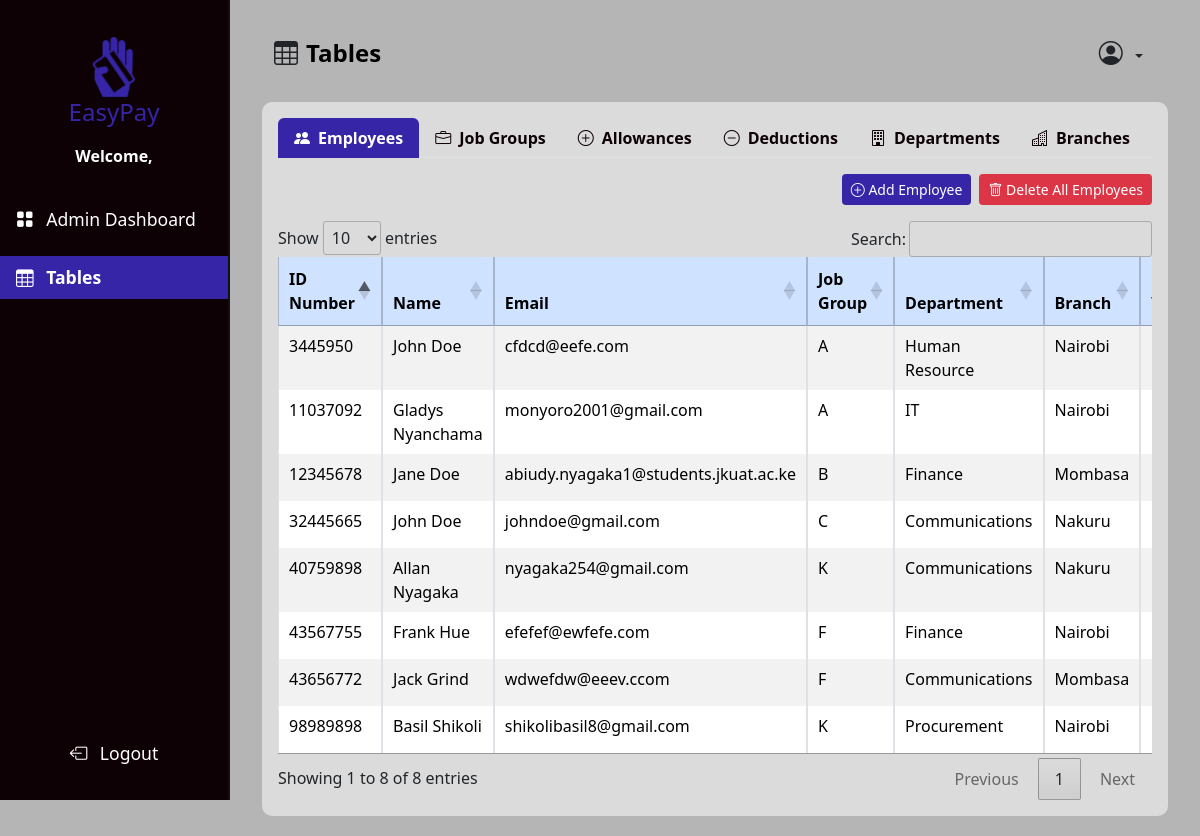
Before: /admin_tables/ with the older database file.
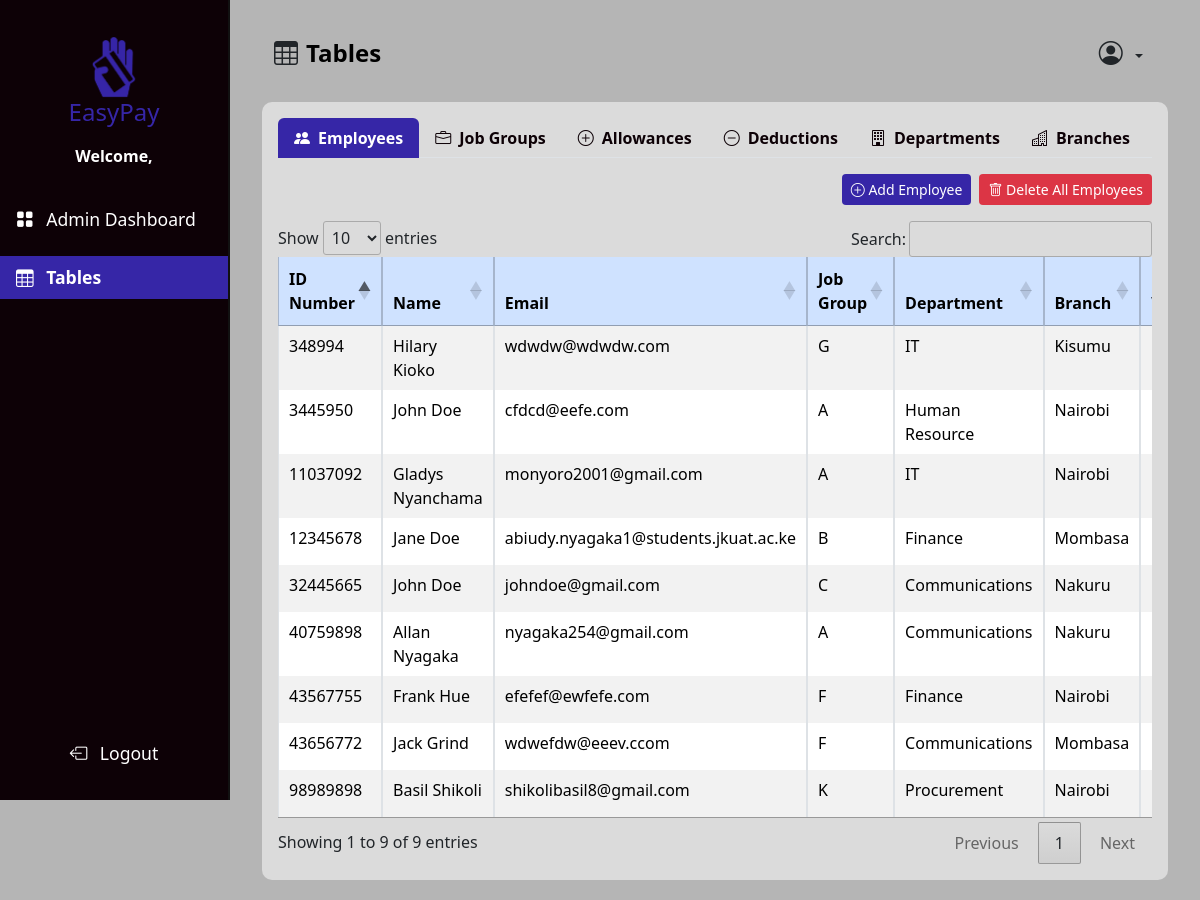
After: the same page with the newer database file.
### management/models.py (models this page shows, shortened)
class Employee(models.Model):
    id_number = models.CharField(max_length=100, unique=True)
    first_name = models.CharField(max_length=50)
    last_name = models.CharField(max_length=50)
    email = models.EmailField(unique=True)
    job_group = models.ForeignKey(JobGroup, on_delete=models.SET_NULL, null=True)
    department = models.ForeignKey(Department, on_delete=models.SET_NULL, null=True)
    branch = models.ForeignKey(Branch, on_delete=models.SET_NULL, null=True)
    verified = models.BooleanField(default=False)
    user = models.OneToOneField(User, null=True, blank=True, on_delete=models.CASCADE)

class JobGroup(models.Model):
    name = models.CharField(max_length=100)
    base_salary = models.DecimalField(max_digits=11, decimal_places=2, default=0)
    allowances = models.ManyToManyField(
        Allowance, through="JobGroupAllowance", related_name="job_groups"
    )
    deductions = models.ManyToManyField(
        Deduction, through="JobGroupDeduction", related_name="job_groups"
    )

class Department(models.Model):
    name = models.CharField(max_length=100)

class Branch(models.Model):
    name = models.CharField(max_length=100)
    address = models.CharField(max_length=255)

### management/views.py (the view)
# urls.py: path("admin_tables/", management_views.admin_tables, name="admin_tables"),
def admin_tables(request):
    employees = Employee.objects.select_related(
        "job_group", "department", "branch"
    ).all()
    job_groups = JobGroup.objects.all()
    departments = Department.objects.all()
    branches = Branch.objects.all()
    users = User.objects.all()
    allowances = Allowance.objects.all()
    deductions = Deduction.objects.all()
    job_group_data = []
    for job_group in job_groups:
        job_group_id = job_group.id
        job_group_allowances = JobGroupAllowance.objects.filter(job_group=job_group)
        job_group_deductions = JobGroupDeduction.objects.filter(job_group=job_group)
        job_group_data.append(
            {
                "job_group_id": job_group_id,
                "job_group": job_group,
                "job_group_allowances": job_group_allowances,
                "job_group_deductions": job_group_deductions,
            }
        )
    context = {
        "employees": employees,
        "job_groups": job_groups,
        "job_group_data": job_group_data,
        "departments": departments,
        "branches": branches,
        "users": users,
        "allowances": allowances,
        "deductions": deductions,
    }
    return render(request, "layouts/admin_tables.html", context)

### management/templates/layouts/admin_tables.html (shortened to what this page needs)
{% extends "layouts/admin_dashboard_layout.html" %}
{% load humanize %}
{% load static %}
{% block content %}
  <div class="container-fluid">
    <main class="main-content">
      <nav class="navbar navbar-expand-lg dash-nav mb-2">
        <div class="container-fluid">
          <i class="bi bi-table me-2" style="font-size: 1.5rem"></i>
          <h1 class="navbar-brand fw-bold mb-0" style="font-size: 1.5rem">Tables</h1>
          <div class="collapse navbar-collapse" id="navbarNav">
            <ul class="navbar-nav ms-auto">
              <li class="nav-item">
                <div class="dropdown">
                  <button class="btn dropdown-toggle"
                          type="button"
                          data-bs-toggle="dropdown"
                          aria-expanded="false">
                    <i class="bi bi-person-circle me-1" style="font-size: 1.5rem"></i>
                  </button>
                </div>
              </li>
            </ul>
          </div>
        </div>
      </nav>
      <div class="card mt-2">
        <div class="card-body">
          <ul class="nav nav-tabs" id="tablesTab" role="tablist">
            <li class="nav-item" role="presentation">
              <a class="nav-link active"
                 id="employees-tab"
                 data-bs-toggle="tab"
                 href="#employees"
                 role="tab"
                 aria-controls="employees"
                 aria-selected="true"><i class="bi bi-people-fill me-2"></i>Employees</a>
            </li>
            <li class="nav-item" role="presentation">
              <a class="nav-link"
                 id="job-groups-tab"
                 data-bs-toggle="tab"
                 href="#job-groups"
                 role="tab"
                 aria-controls="job-groups"
                 aria-selected="false"><i class="bi bi-briefcase me-2"></i>Job Groups</a>
            </li>
            <li class="nav-item" role="presentation">
              <a class="nav-link"
                 id="allowances-tab"
                 data-bs-toggle="tab"
                 href="#allowances"
                 role="tab"
                 aria-controls="allowances"
                 aria-selected="false"><i class="bi bi-plus-circle me-2"></i>Allowances</a>
            </li>
            <li class="nav-item" role="presentation">
              <a class="nav-link"
                 id="deductions-tab"
                 data-bs-toggle="tab"
                 href="#deductions"
                 role="tab"
                 aria-controls="deductions"
                 aria-selected="false"><i class="bi bi-dash-circle me-2"></i>Deductions</a>
            </li>
            <li class="nav-item" role="presentation">
              <a class="nav-link"
                 id="departments-tab"
                 data-bs-toggle="tab"
                 href="#departments"
                 role="tab"
                 aria-controls="departments"
                 aria-selected="false"><i class="bi bi-building me-2"></i>Departments</a>
            </li>
            <li class="nav-item" role="presentation">
              <a class="nav-link"
                 id="branches-tab"
                 data-bs-toggle="tab"
                 href="#branches"
                 role="tab"
                 aria-controls="branches"
                 aria-selected="false"><i class="bi bi-buildings me-2"></i>Branches</a>
            </li>
          </ul>
          <div class="tab-content mt-3" id="tablesTabContent">
            {% include "tables/employees_table.html" %}
          </div>
        </div>
      </div>
    </main>
  </div>
{% endblock content %}

### management/templates/tables/employees_table.html (shortened to what this page needs)
<div class="tab-pane fade show active table-responsive"
     id="employees"
     role="tabpanel"
     aria-labelledby="employees-tab">
  <div class="d-flex justify-content-end mb-3 gap-2">
    <button class="btn btn-sm text-white"
            data-bs-toggle="modal"
            data-bs-target="#addEmployeeModal"
            style="background-color: #3626a7">
      <i class="bi bi-plus-circle"></i> Add Employee
    </button>
    <button class="btn btn-sm text-white bg-danger"
            data-bs-toggle="modal"
            data-bs-target="#deleteAllEmployeesModal">
      <i class="bi bi-trash"></i> Delete All Employees
    </button>
  </div>
  <table id="employeesTable"
         class="table table-bordered table-striped table-hover">
    <thead class="table-primary">
      <tr>
        <th class="text-start">ID Number</th>
        <th class="text-start">Name</th>
        <th class="text-start">Email</th>
        <th class="text-start">Job Group</th>
        <th class="text-start">Department</th>
        <th class="text-start">Branch</th>
        <th class="text-start">Verified</th>
      </tr>
    </thead>
    <tbody>
      {% for employee in employees %}
        <tr>
          <td class="text-start">{{ employee.id_number }}</td>
          <td class="text-start">{{ employee.first_name }} {{ employee.last_name }}</td>
          <td class="text-start">{{ employee.email }}</td>
          <td class="text-start">{{ employee.job_group.name }}</td>
          <td class="text-start">{{ employee.department.name }}</td>
          <td class="text-start">{{ employee.branch.name }}</td>
          <td>
          </td>
        </tr>
      {% endfor %}
    </tbody>
  </table>
</div>

Changed rows visible on the page:
changed Employee "Allan": job_group.name "K" → "A"
added Employee: id_number "348994", first_name "Hilary", last_name "Kioko", email "wdwdw@wdwdw.com", job_group.name "G", department.name "IT", branch.name "Kisumu"
Other visible differences:
text written by a page script: "Show entries Search: Showing 1 to 8 of 8 entries Previous 1 Next" → "Show entries Search: Showing 1 to 9 of 9 entries Previous 1 Next"
